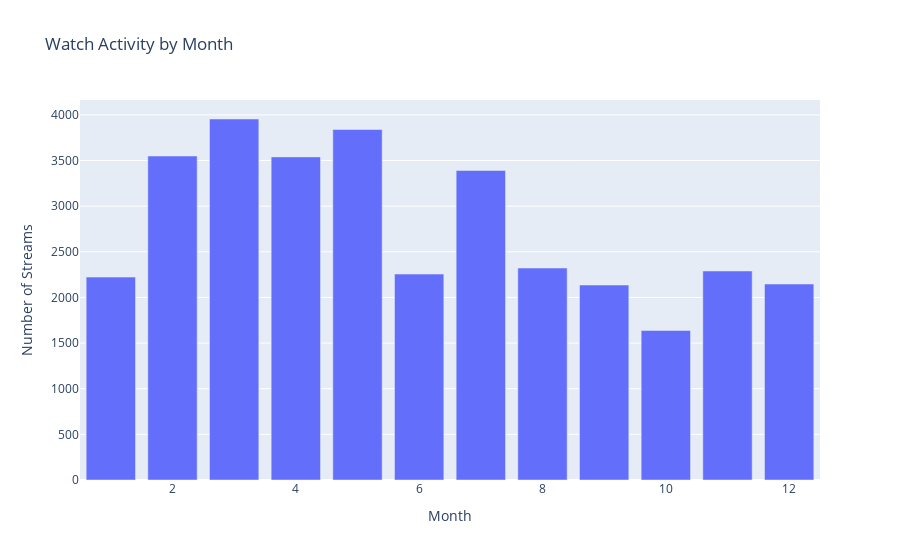

The cell this chart's notebook holds for it:
### Code cell
# Use Matplotlib to plot the all-time streams by month
monthly_df.plot(kind="bar", x="month", y="count")
plt.title("Watch Activity by Month")
plt.xlabel("Month")
plt.ylabel("Number of Streams")
plt.show()

# Or using Plotly for an interactive bar chart
fig = px.bar(
    monthly_df,
    x="month",
    y="count",
    title="Watch Activity by Month",
    labels={"month": "Month", "count": "Number of Streams"}
)

fig.show()

### Figure 1 — Plotly figure (JSON) as saved in the notebook; plotly's stock layout.template omitted (floating-point values rounded to 4 significant figures)
{"data": [{"hovertemplate": "Month=%{x}<br>Number of Streams=%{y}<extra></extra>", "legendgroup": "", "marker": {"color": "#636efa", "pattern": {"shape": ""}}, "name": "", "orientation": "v", "showlegend": false, "textposition": "auto", "type": "bar", "x": [1, 2, 3, 4, 5, 6, 7, 8, 9, 10, 11, 12], "xaxis": "x", "y": [2223, 3549, 3955, 3540, 3840, 2256, 3391, 2322, 2136, 1638, 2290, 2147], "yaxis": "y"}], "layout": {"barmode": "relative", "legend": {"tracegroupgap": 0}, "title": {"text": "Watch Activity by Month"}, "xaxis": {"anchor": "y", "domain": [0, 1], "title": {"text": "Month"}}, "yaxis": {"anchor": "x", "domain": [0, 1], "title": {"text": "Number of Streams"}}}}
